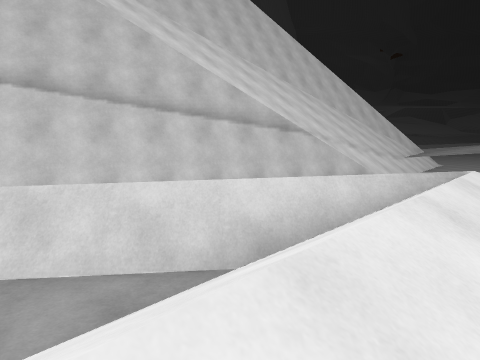
[1] (above)

16 first-person views from a walk through a 3-D level made in the Unity game engine. The camera is 1.2 m above the floor, tilts 6° down and sees 70° across. The floor is counted in squares, 2 m on a side. Each view is taken from the middle of a square. On the plan, view 1 faces up. The plan holds only what a view shows up to about 10 squares ahead; the rest is blank. The place goes on beyond the plan. Surface patterns are stand-ins for the level's own textures.

[2]
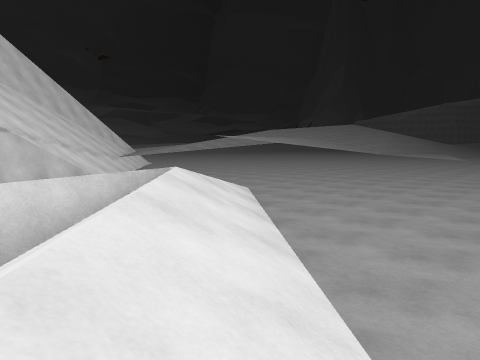

[3]
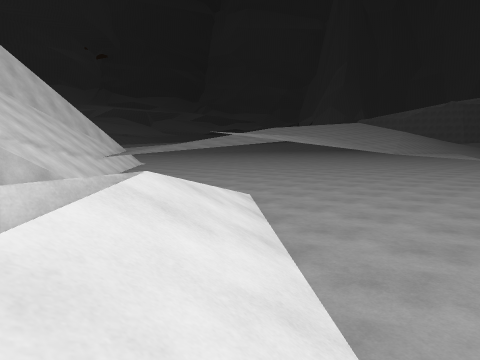

[4]
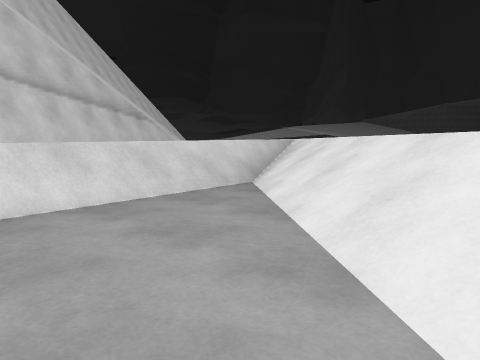

[5]
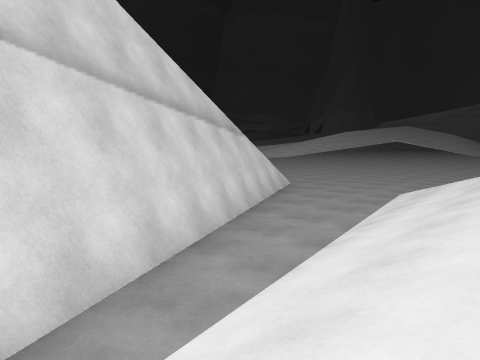

[6]
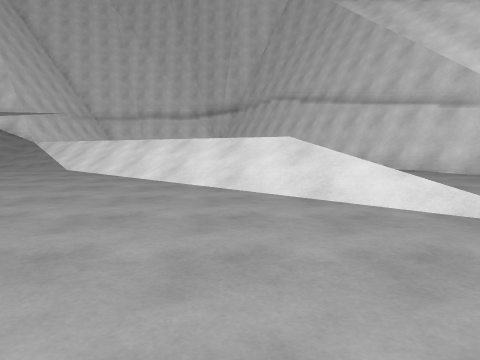

[7]
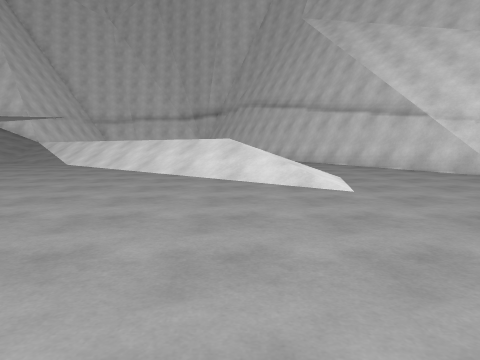

[8]
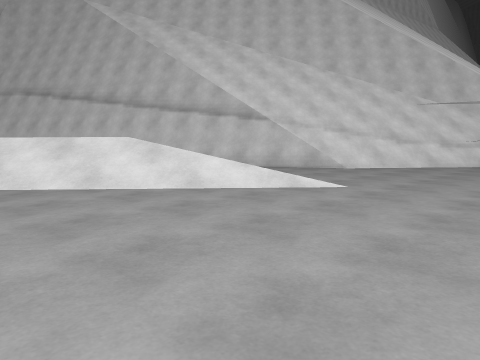

[9]
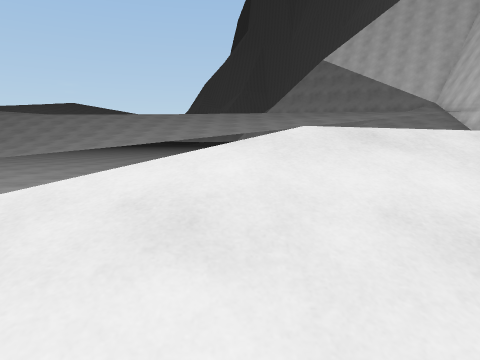

[10]
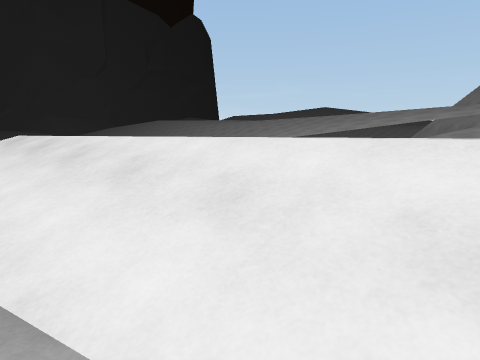

[11]
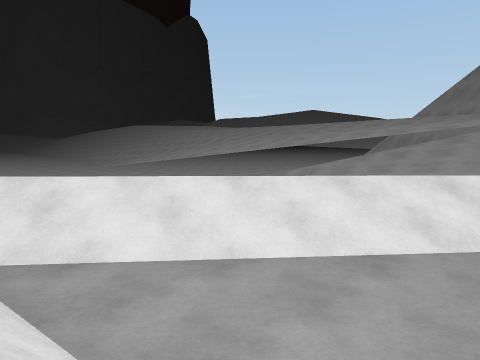

[12]
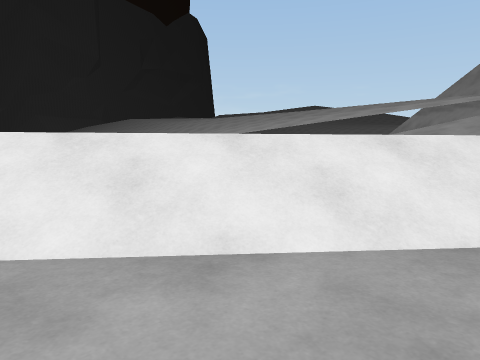

[13]
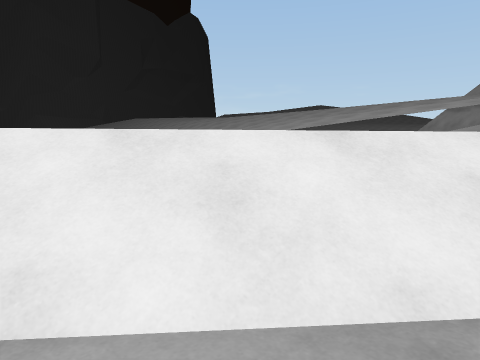

[14]
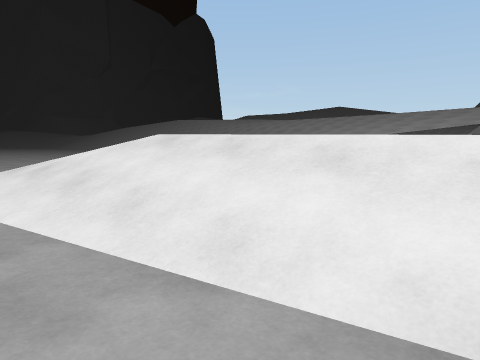

[15]
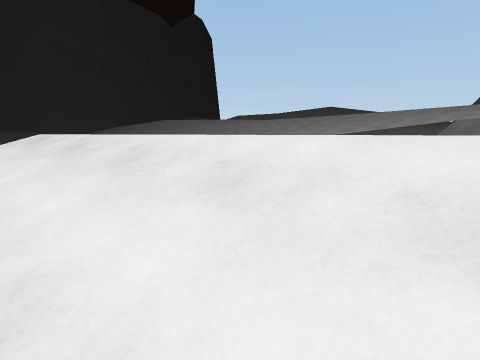

[16]
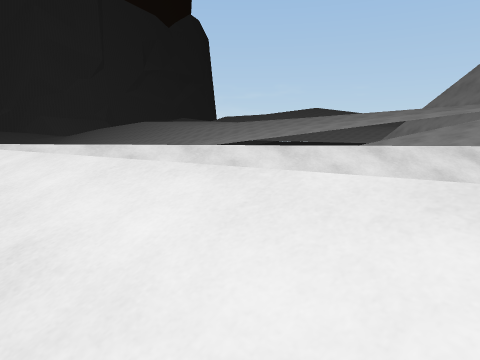

### Floor plan
Key: @ floor where view 1 was taken; # wall or solid block; . main floor; : floor 0.25 m higher than the main floor; + floor 0.5 m higher than the main floor; * floor 1 m higher than the main floor; / step, stairs or slope; = window, fence, low wall or low ledge; ^ raised ledge.
Columns run from 4 left of view 1 to 10 right of it. Each row starts with its distance up from view 1.
 13           ^
 12          ^^
 11         ^^
 10        #^
  9       ##
  8     ###..
  7   ###.........
  6 ###...........
  5 #..///////.....
  4 /////////......
  3 ////////.......
  2 /.../=//.....
  1 .../=//......
  0 ../*@/...
 -1 ./*=/...
 -2  /*/..
 -3    /.      ^^^
 -4          ^^^^^^
 -5     ^^^:.
 -6   ^^^^+..
 -7   ^^^*/
 -8   ^^

Positions as (right, up) in squares from view 1, and headings:
1: (0, 0), facing up
2: (0, 0), facing up-right
3: (1, 1), facing up-right
4: (-4, -1), facing up-right
5: (-4, 3), facing up-right
6: (8, 3), facing left
7: (10, 4), facing left
8: (8, 1), facing up-left
9: (3, 6), facing down
10: (-3, 5), facing down-right
11: (-4, 3), facing down-right
12: (-3, 2), facing down-right
13: (-2, 2), facing down-right
14: (-1, 6), facing down-right
15: (-2, 5), facing down-right
16: (-4, 4), facing down-right
